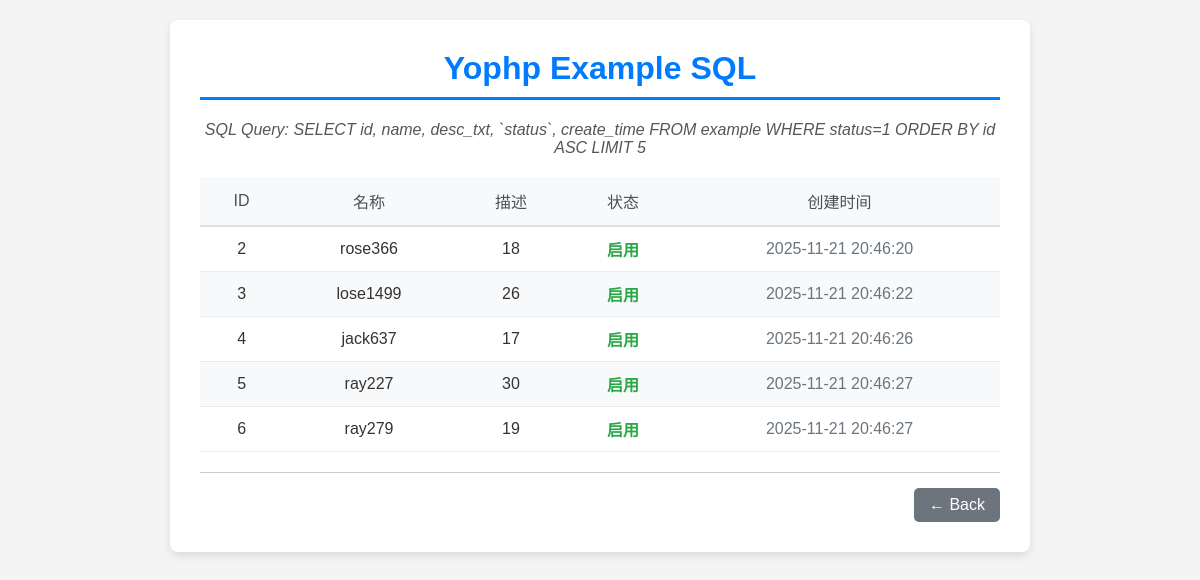
The app's page /example/sql with its own data.
### tables this page shows
CREATE TABLE `example`  (
  `id` int NOT NULL AUTO_INCREMENT,
  `name` varchar(255) NULL DEFAULT '',
  `desc_txt` text NULL,
  `status` tinyint NULL DEFAULT 0,
  `update_time` timestamp NULL DEFAULT CURRENT_TIMESTAMP ON UPDATE CURRENT_TIMESTAMP,
  `create_time` timestamp NULL DEFAULT CURRENT_TIMESTAMP,
  PRIMARY KEY (`id`) USING BTREE
);

### app/controllers/ExampleController.php (called while the page is built, shortened)
<?php
class ExampleController
{
    public function sql()
    {
        $data = array();
        $exampleModel = ExampleModel::getInstance();
        $sql = "SELECT id, name, desc_txt, `status`, create_time
                    FROM example
                    WHERE status=1
                    ORDER BY id ASC
                    LIMIT 5";
        $data['examples'] = $exampleModel->query($sql);
        $data['statuss'] = $exampleModel->_statuss;
        $data['sql'] = $sql;
        $data['title'] = 'Yophp Example SQL';
        view()->render('example/sql', $data);
    }
}

### framework/init.php (called while the page is built, shortened)
<?php
require FRAMEWORK_DIR.'common.php';
$action = 'index';
$uris = uri();
if(isset($uris[0]) && $uris[0] != 'index.php') {
    $uriCount = 0;
    if ($uris) {
        foreach ($uris as $key => $value) {
            if (!is_numeric($value)) {
                $uriCount++;
            }
        }
    }
    if ($uriCount > 2) {
        $module = $uris[0];
        $controller = $uris[1];
        $action = $uris[2];
    } elseif ($uriCount > 1) {
        if (is_dir(CONTROLLER_DIR . $uris[0])) {
            $module = $uris[0];
            $controller = $uris[1];
        } else {
            $action = $uris[1];
        }
    } elseif ($uriCount > 0) {
        $controller = $uris[0];
    }
}
$classObj = new $controllerName();
$classObj->$action();

### public/index.php (called while the page is built, shortened)
<?php
require FRAMEWORK_DIR.'init.php';

### framework/Yo_ModelBase.php (called while the page is built, shortened)
<?php
class Yo_ModelBase
{
    protected static $_instances = [];
    protected $db;
    public function __construct()
    {
        $this->db = Yo_PdoMysql::getInstance()->getDb();
    }
    public static function getInstance()
    {
        $className = static::class;
        if (!isset(self::$_instances[$className])) {
            self::$_instances[$className] = new static();
            if (property_exists($className, 'name') && static::$name) {
                self::$_instances[$className]->tableName = static::$name;
            }
        }
        return self::$_instances[$className];
    }
    public function query($sql, $fetchRow=false)
    {
        $result = array();
        $sth = $this->db->prepare($sql);
        $sth->execute();
        if ($sth) {
            if($fetchRow) {
                $result = $sth->fetch(PDO::FETCH_ASSOC);
            } else {
                $result = $sth->fetchAll(PDO::FETCH_ASSOC);
            }
        }
        return $result;
    }
}

### framework/Yo_PdoMysql.php (called while the page is built, shortened)
<?php
class Yo_PdoMysql {
    private $_dbh;
    public function getDb() {
        if (!$this->_dbh) {
            try {
				$driverOptions = array(
                    PDO::ATTR_PERSISTENT => true
                );
                $contect = new PDO('mysql:host=' . DB_HOST . ';dbname=' . DB_NAME, DB_USER, DB_PASSWORD, $driverOptions);
                if ($contect) {
                    $this->_dbh = $contect;
                    $this->_dbh->query("SET NAMES 'UTF8'");
                }
            } catch (PDOException $e) {
                if (DEBUG_MODE != 'production') {
                    print "Error!: " . $e->getMessage() . "<br/>";
                }
                die();
            }
        }
        return $this->_dbh;
    }
}
?>

### app/models/ExampleModel.php (called while the page is built, shortened)
<?php
class ExampleModel extends Yo_ModelBase
{
    public function __construct()
    {
        parent::__construct();
    }
}

### framework/common.php (called while the page is built, shortened)
<?php
function loadClass($className)
{
    $modelKey = substr($className, -5, 5);
    $frameworklKey = substr($className, 0, 3);
    if ($modelKey == 'Model') {
        $file = APP_DIR . 'models/' . $className . '.php';
    } elseif ($frameworklKey == 'Yo_') {
        $file = FRAMEWORK_DIR . $className . '.php';
    } else {
        $file = APP_DIR . 'libraries/' . $className . '.php';
        if (file_exists($file)) {
            include_once $file;
        }
    }
}

### app/views/example/sql.php (the view, shortened to what this page needs)
<h1 class="main-title"><?php echo $title; ?></h1>
<div class="slogan">SQL Query: <?php echo $sql ?></div>
<div class="data-table-container">
    <?php if ($examples): ?>
        <table class="data-table">
            <thead>
            <tr>
                <th>ID</th>
                <th>名称</th>
                <th>描述</th>
                <th>状态</th>
                <th>创建时间</th>
            </tr>
            </thead>
            <tbody>
            <?php foreach ($examples as $key => $value): ?>
                <tr>
                    <td><?php echo $value['id'] ?></td>
                    <td><?php echo $value['name'] ?></td>
                    <td><?php echo $value['desc_txt'] ?></td>
                    <td class="status-enabled"><?php echo $statuss[$value['status']]; ?></td>
                    <td class="time-text"><?php echo $value['create_time']?></td>
                </tr>
            <?php endforeach; ?>
            </tbody>
        </table>
    <? else: ?>
        no result.
    <?php endif; ?>
</div>
<div class="footer-area">
    <a href="/" class="back-link">← Back</a>
</div>

### public/static/css/style.css (style rules this page uses)
body { font-family: Arial, sans-serif; margin: 0; padding: 20px; background-color: #f4f4f4; color: #333; }
.main-title { color: #007bff; text-align: center; border-bottom: 3px solid #007bff; padding-bottom: 10px; margin-top: 0; }
.slogan { text-align: center; margin: 20px 0; font-style: italic; color: #555; }
.data-table-container { margin-bottom: 20px; }
.data-table { width: 100%; border-collapse: collapse; text-align: left; }
.data-table thead tr { background-color: #f8f9fa; border-bottom: 2px solid #dee2e6; }
.data-table th { text-align: center; padding: 12px 15px; color: #495057; font-weight: normal; }
.data-table tbody tr { border-bottom: 1px solid #e9ecef; }
.data-table tbody tr:nth-child(even) { background-color: #f8f9fa; }
.data-table td { text-align: center; padding: 10px 15px; }
.status-enabled { color: #28a745; font-weight: bold; }
.time-text { color: #6c757d; }
.footer-area { padding-top: 15px; border-top: 1px solid #ccc; display: flex; justify-content: space-between; align-items: center; }
.back-link { text-decoration: none; padding: 8px 15px; background-color: #6c757d; color: white; border-radius: 5px; display: inline-block; }

### records on screen
example: id "2", name "rose366", desc_txt "18", status "启用", create_time "2025-11-21 20:46:20"
example: id "3", name "lose1499", desc_txt "26", status "启用", create_time "2025-11-21 20:46:22"
example: id "4", name "jack637", desc_txt "17", status "启用", create_time "2025-11-21 20:46:26"
example: id "5", name "ray227", desc_txt "30", status "启用", create_time "2025-11-21 20:46:27"
example: id "6", name "ray279", desc_txt "19", status "启用", create_time "2025-11-21 20:46:27"

### other values on screen
$title "Yophp Example SQL"
$sql "SELECT id, name, desc_txt, `status`, create_time FROM example WHERE status=1 ORDER BY id ASC LIMIT 5"
